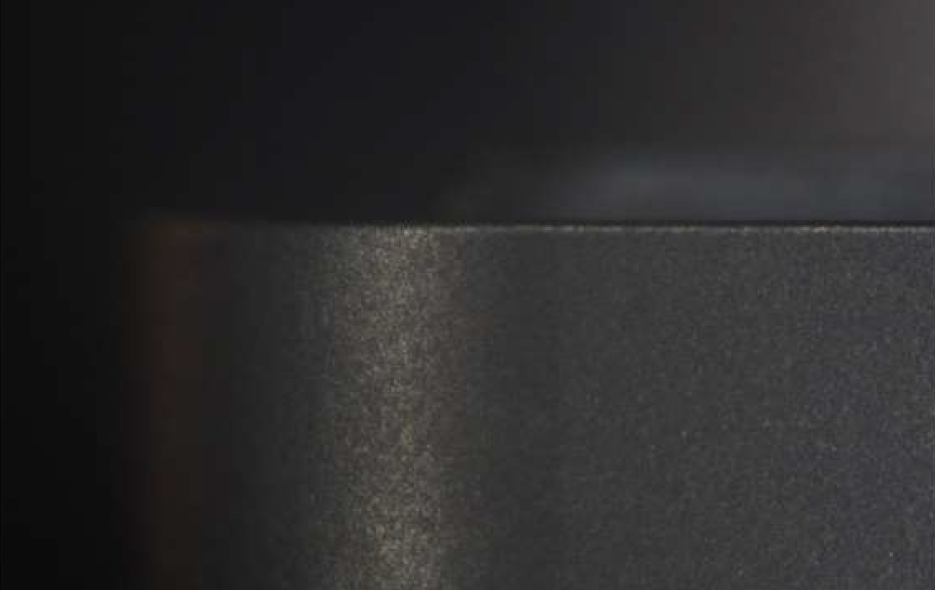
#> input picture explo/explo/images/ref1.png, 935 x 590 px, found by its file name
$ python f5.py
#> lines starting #> are read from the running program, lines starting #| are printed output that depends on the picture
import cv2
import numpy as np
from skimage.measure import label, regionprops

# ------------------------------------------
# Calibration: compute mm-per-pixel
# ------------------------------------------
def get_mm_per_pixel(image_path, real_width_mm=None, real_height_mm=None):
    img = cv2.imread(image_path)
    if img is None:
        raise FileNotFoundError(f"Cannot load image: {image_path}")
    h, w = img.shape[:2]
    scales = []
    if real_width_mm:
        scales.append(real_width_mm / w)
    if real_height_mm:
        scales.append(real_height_mm / h)
    if not scales:
        raise ValueError("Provide real_width_mm and/or real_height_mm.")
    return float(np.mean(scales))

# ------------------------------------------
# Preprocessing: grayscale, CLAHE, equalize, blur
# ------------------------------------------
def read_and_preprocess(path, blur_ksize=7, clahe=True):
    img = cv2.imread(path)
    gray = cv2.cvtColor(img, cv2.COLOR_BGR2GRAY)
    if clahe:
        clahe_obj = cv2.createCLAHE(clipLimit=2.0, tileGridSize=(8,8))
        gray = clahe_obj.apply(gray)
    gray = cv2.equalizeHist(gray)
    gray = cv2.GaussianBlur(gray, (blur_ksize, blur_ksize), 0)
    return img, gray

# ------------------------------------------
# Alignment: SIFT with ORB fallback
# ------------------------------------------
def align_images(ref_gray, target_gray, min_matches=8):
    try:
        detector = cv2.SIFT_create()
        norm = cv2.NORM_L2
    except Exception:
        detector = cv2.ORB_create(5000)
        norm = cv2.NORM_HAMMING
    kp1, des1 = detector.detectAndCompute(ref_gray, None)
    kp2, des2 = detector.detectAndCompute(target_gray, None)
    if des1 is None or des2 is None:
        return target_gray
    matcher = cv2.BFMatcher(norm)
    matches = matcher.knnMatch(des1, des2, k=2)
    good = [m for m,n in matches if m.distance < 0.75*n.distance]
    if len(good) < min_matches:
        return target_gray
    src = np.float32([kp1[m.queryIdx].pt for m in good]).reshape(-1,1,2)
    dst = np.float32([kp2[m.trainIdx].pt for m in good]).reshape(-1,1,2)
    H, _ = cv2.findHomography(dst, src, cv2.RANSAC, 5.0)
    aligned = cv2.warpPerspective(target_gray, H, (ref_gray.shape[1], ref_gray.shape[0]))
    return aligned

# ------------------------------------------
# Side-view wear detection: combine gray + V-diff
# ------------------------------------------
# [100 lines left out: functions detect_wear_side, detect_wear_top, not called in this run]

# ------------------------------------------
# Main pipeline: side + top
# ------------------------------------------
def process_wear(ref_side, wear_side, ref_top, wear_top,
                 real_w_side_mm, real_w_top_mm, out_prefix="RESULT"):
    # calibration
#> called with ref_side = 'images/ref1.png', wear_side = 'images/wear1.png', ref_top = 'images/top_ref.jpg', wear_top = 'images/top_wear.jpg', real_w_side_mm = 1.75, real_w_top_mm = 5, out_prefix = 'RESULT'
    mm_s = get_mm_per_pixel(ref_side, real_width_mm=real_w_side_mm)
#> in get_mm_per_pixel, img is the input picture: shape (590, 935, 3); mean B, G, R 44.9, 44.5, 45.3
#> mm_s = 0.00187
    mm_t = get_mm_per_pixel(ref_top,  real_width_mm=real_w_top_mm)
#> call 2 of get_mm_per_pixel, with image_path = 'images/top_ref.jpg', real_width_mm = 5
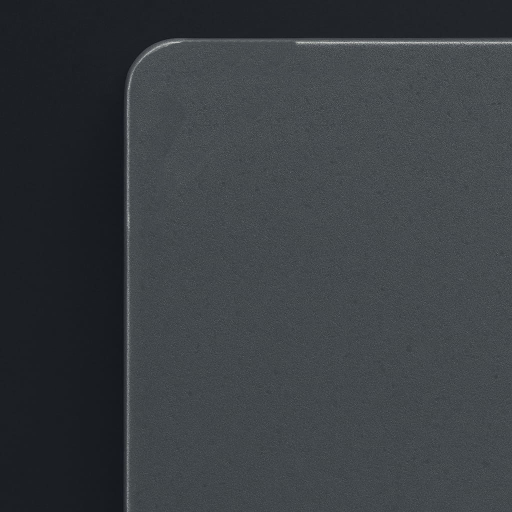
#> input picture explo/explo/images/top_ref.jpg, 1024 x 1024 px, found by its file name (shown at 1/2 size)
#> in get_mm_per_pixel, img is the input picture: shape (1024, 1024, 3); mean B, G, R 65.9, 61.9, 57.5
#> mm_t = 0.00488
    # side view
    rc_s, rg_s = read_and_preprocess(ref_side)
#> in read_and_preprocess, `gray = cv2.equalizeHist(gray)`:
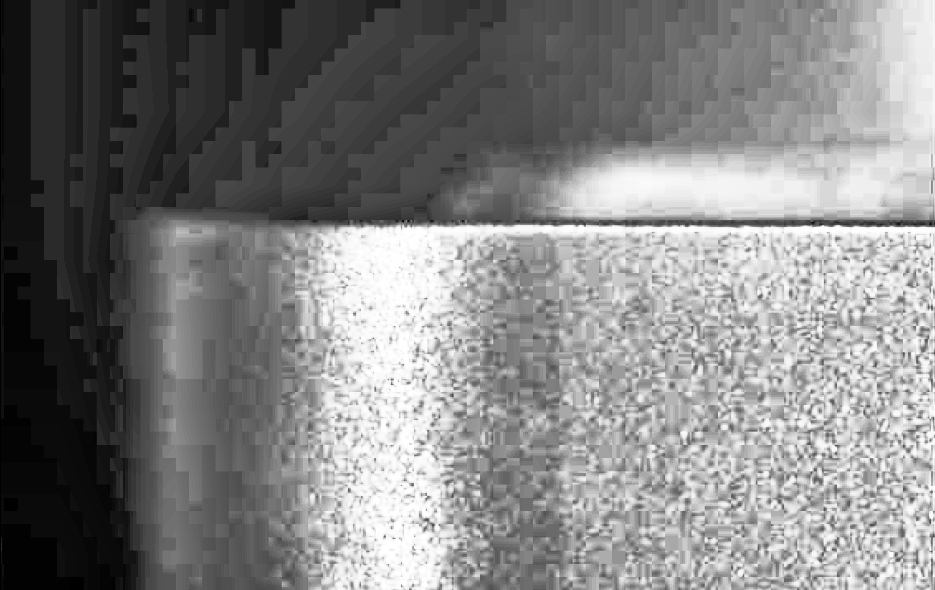
#> gray: shape (590, 935); min 0, max 255, mean 129.3
    wc_s, wg_s = read_and_preprocess(wear_side)
#> call 2 of read_and_preprocess, with path = 'images/wear1.png', blur_ksize = 7, clahe = True
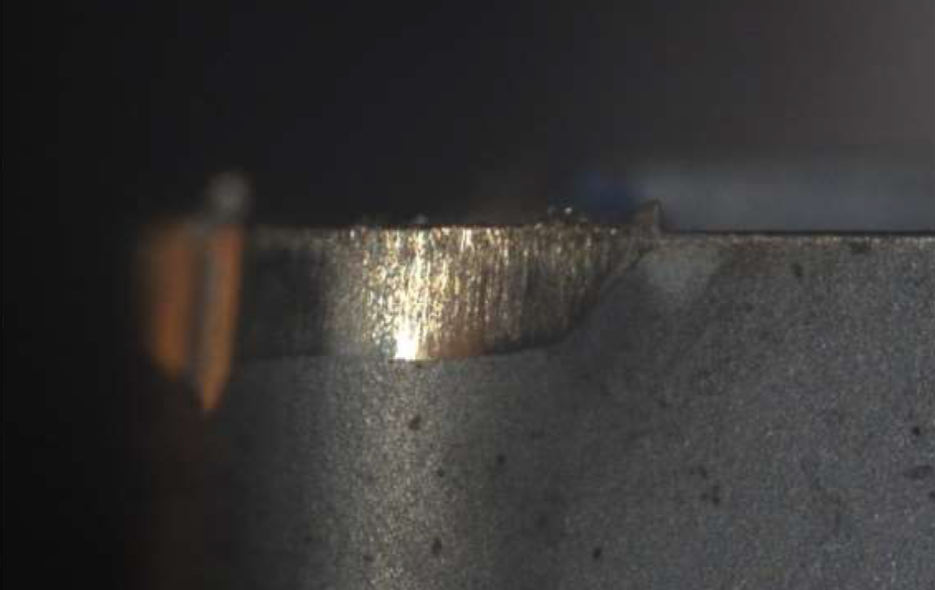
#> input picture explo/explo/images/wear1.png, 935 x 590 px, found by its file name
#> in read_and_preprocess, img is the input picture: shape (590, 935, 3); mean B, G, R 53.2, 54.2, 55.9
#> in read_and_preprocess (call 2), `gray = cv2.cvtColor(img, cv2.COLOR_BGR2GRAY)`:
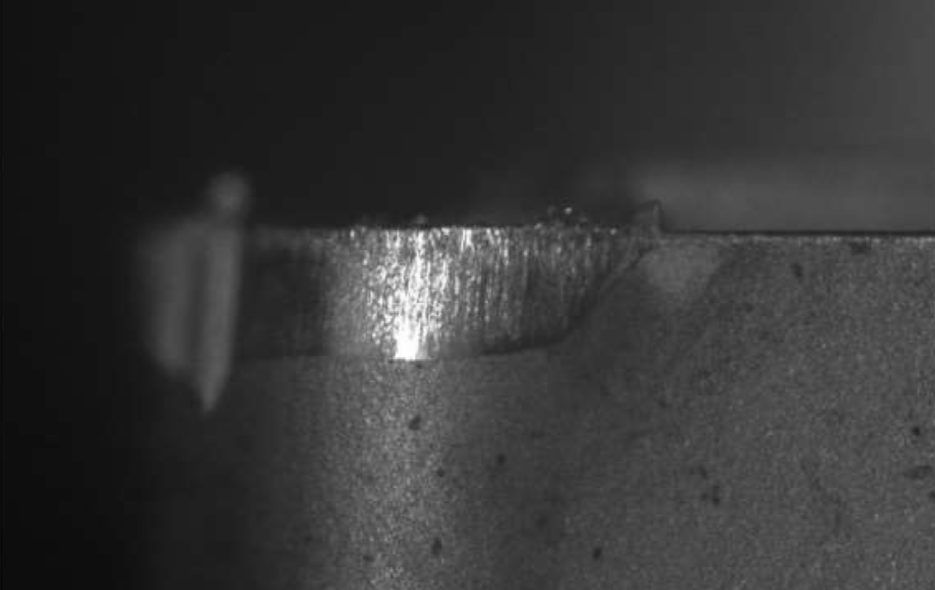
#> gray: shape (590, 935); min 7, max 255, mean 54.6
#> in read_and_preprocess (call 2), `gray = clahe_obj.apply(gray)`:
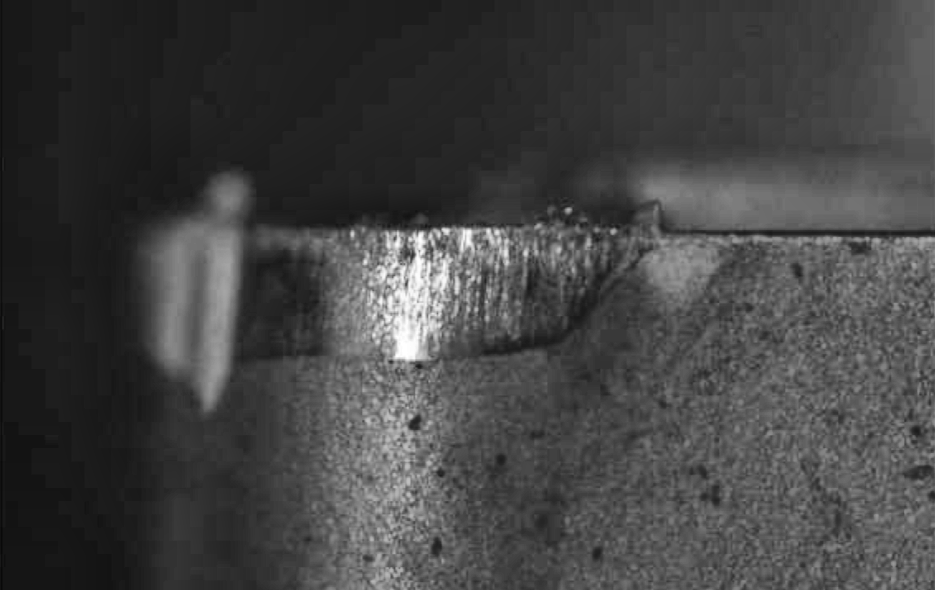
#> gray: shape (590, 935); min 9, max 255, mean 66.9
#> in read_and_preprocess (call 2), `gray = cv2.equalizeHist(gray)`:
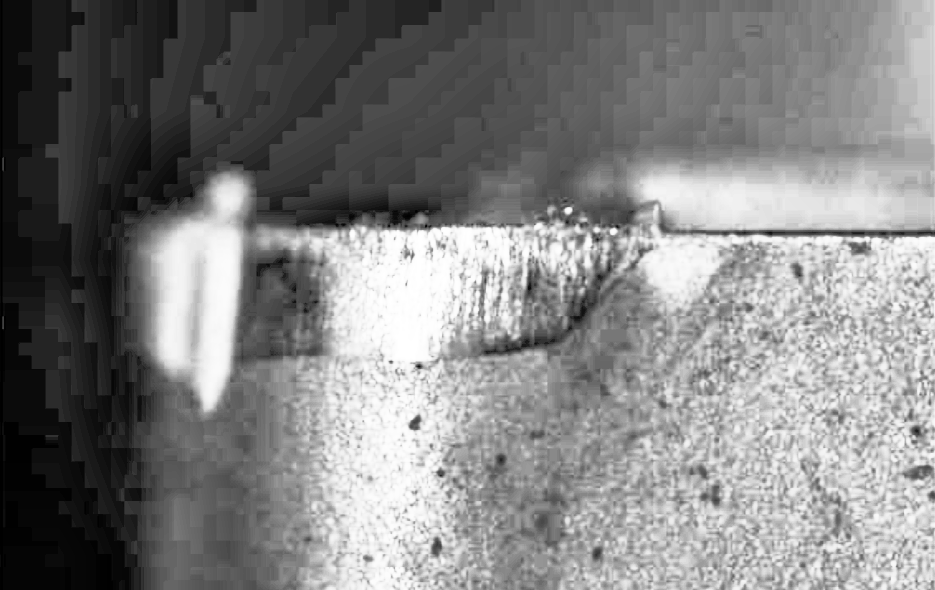
#> gray: shape (590, 935); min 0, max 255, mean 128.9
    al_s = align_images(rg_s, wg_s)
#> in align_images, `kp1, des1 = detector.detectAndCompute(ref_gray, None)`: kp1 = 2734 keypoints; strongest (x, y, size): (383, 294, 109.7), (814, 222, 7.4), (685, 222, 7.7), (902, 532, 5.6)
#> in align_images, `kp2, des2 = detector.detectAndCompute(target_gray, None)`: kp2 = 1944 keypoints; strongest (x, y, size): (193, 277, 80.5), (415, 424, 8.3), (229, 193, 26.1), (568, 210, 5.3)
#> in align_images, `matches = matcher.knnMatch(des1, des2, k=2)`: matches = 2734 matches
#> in align_images, `good = [m for m,n in matches if m.distance < 0.75*n.distance]`: good = 15 matches
#> in align_images, `src = np.float32([kp1[m.queryIdx].pt for m in good]).reshape(-1,1,2)`: src = 15 rows, first 8: [336.7, 342.8], [383.3, 294], [514.5, 354.7], [582.6, 238.3], [673.2, 509], [685.2, 388.6], [710, 212.9], [728.1, 212]
#> in align_images, `dst = np.float32([kp2[m.trainIdx].pt for m in good]).reshape(-1,1,2)`: dst = 15 rows, first 8: [454.3, 521.8], [405.5, 292.9], [577.2, 330.4], [768.5, 243.9], [526, 451.9], [653.1, 440.3], [802, 225.6], [802, 225.6]
#> in align_images, `H, _ = cv2.findHomography(dst, src, cv2.RANSAC, 5.0)`: H = [[-2.27, 6.84, 94.28], [-1.75, 5.01, 128.3], [-0.00415, 0.0091, 1]]
#> in align_images, `aligned = cv2.warpPerspective(target_gray, H, (ref_gray.shape[1], ref_..`:
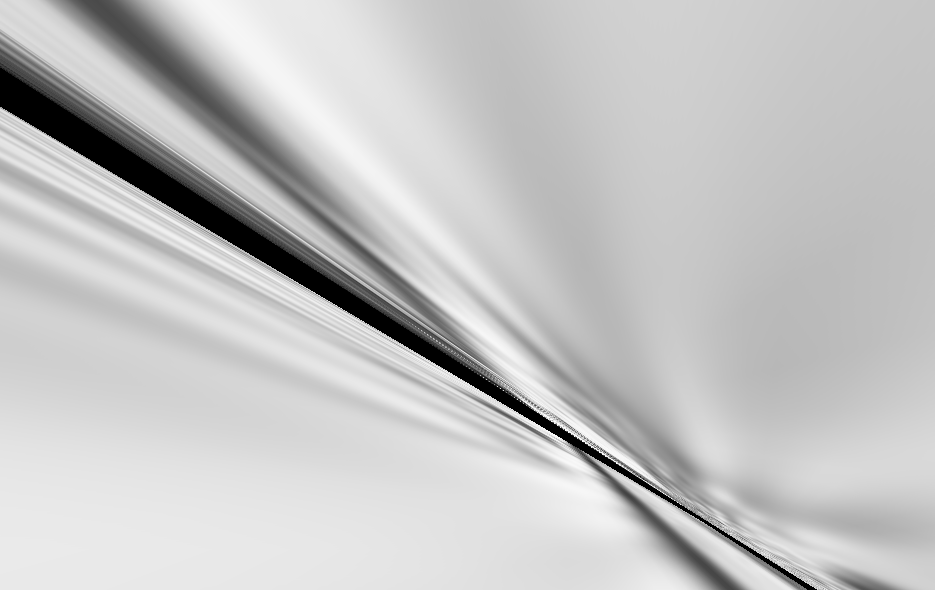
#> aligned: shape (590, 935); min 0, max 255, mean 195.6
#> (the run stopped early here; a loop or call above may not have finished)
